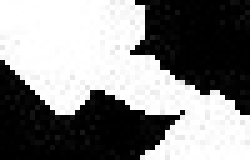
#> input picture PCBData/defects/open/defect_00041133_0.jpg, 50 x 32 px, found by its file name (shown 5 times larger); its folder holds only this picture in this run
$ jupyter execute eda.ipynb
#> lines starting #> are read from the running program, lines starting #| are printed output that depends on the picture
# EDA  | SIDDHARTH VERMA |PARIKSHIT MOURYA | HARISH YADAV

[cell 1]
import os
import random
import numpy as np
import matplotlib.pyplot as plt
import cv2

# Path to the 'defects' folder
defects_folder = r"PCBData\defects"

# Check the contents of the 'defects' folder
defects_contents = os.listdir(defects_folder)
print("Contents of 'defects' folder:")
print(defects_contents)

# Check the subfolders within the 'defects' folder
subfolders = [f for f in defects_contents if os.path.isdir(os.path.join(defects_folder, f))]
print("\nSubfolders within 'defects' folder:")
print(subfolders)

**step 2**

[cell 2]
# Check the subfolders within the 'defects' folder
subfolders = [f for f in os.listdir(defects_folder) if os.path.isdir(os.path.join(defects_folder, f))]

# Iterate through each subfolder and count the number of images
for subfolder in subfolders:
    subfolder_path = os.path.join(defects_folder, subfolder)
    # Count the number of files with allowed image extensions (e.g., .jpg, .jpeg, .png, .bmp)
    num_images = sum(1 for f in os.listdir(subfolder_path) if f.lower().endswith(('.jpg', '.jpeg', '.png', '.bmp')))
    print(f"Number of images in '{subfolder}' folder: {num_images}")
#> pass 2 of the loop `for subfolder in subfolders:`:

**step 3**

[cell 3]
from PIL import Image

# Function to check properties of images
def check_image_properties(folder_path):
#> called with folder_path = 'PCBData\\defects/open'
    image_properties = []
    # Loop through all files in the folder
    for filename in os.listdir(folder_path):
        img_path = os.path.join(folder_path, filename)
        if os.path.isfile(img_path):
            # Open the image
            img = Image.open(img_path)
#> img is the input picture: PIL image 50x32 RGB; min 0, max 255, mean 132.4
            # Get image properties
            width, height = img.size
#> width = 50; height = 32
            mode = img.mode
#> mode = 'RGB'
            image_properties.append({'filename': filename, 'width': width, 'height': height, 'mode': mode})
            # Close the image
            img.close()
    return image_properties

# Check image properties in each subfolder
subfolders = [f for f in os.listdir(defects_folder) if os.path.isdir(os.path.join(defects_folder, f))]
for subfolder in subfolders:
    subfolder_path = os.path.join(defects_folder, subfolder)
    print(f"Properties of images in '{subfolder}' folder:")
    image_properties = check_image_properties(subfolder_path)
    for prop in image_properties:
        print(prop)
    print()
#> pass 2 of the loop `for subfolder in subfolders:`:
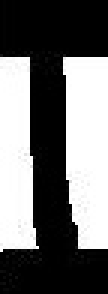
#> input picture PCBData/defects/short/defect_00041213_1.jpg, 36 x 98 px, found by its file name (shown 3 times larger)
#> in check_image_properties, img is the input picture: PIL image 36x98 RGB; min 0, max 255, mean 110.4

[cell 4]
import matplotlib.pyplot as plt
import random

# Function to visualize sample images
def visualize_sample_images(folder_path, num_samples=3):
    # Get a list of image file paths
    image_files = [f for f in os.listdir(folder_path) if f.lower().endswith(('.jpg', '.jpeg', '.png', '.bmp'))]
    # Randomly select num_samples images
    sample_files = random.sample(image_files, min(num_samples, len(image_files)))
    # Plot the sample images
    fig, axs = plt.subplots(1, num_samples, figsize=(15, 5))
    for i, file in enumerate(sample_files):
        img_path = os.path.join(folder_path, file)
        img = Image.open(img_path)
        axs[i].imshow(img)
        axs[i].axis('off')
        axs[i].set_title(file)
    plt.show()

# Visualize sample images in each subfolder
subfolders = [f for f in os.listdir(defects_folder) if os.path.isdir(os.path.join(defects_folder, f))]
for subfolder in subfolders:
    subfolder_path = os.path.join(defects_folder, subfolder)
    print(f"Sample images from '{subfolder}' folder:")
    visualize_sample_images(subfolder_path)
#> pass 2 of the loop `for subfolder in subfolders:`:

[cell 5]
# Count the number of images in each subfolder
subfolders = [f for f in os.listdir(defects_folder) if os.path.isdir(os.path.join(defects_folder, f))]
num_images_per_class = {subfolder: len(os.listdir(os.path.join(defects_folder, subfolder))) for subfolder in subfolders}

# Plot the distribution of classes
plt.figure(figsize=(10, 6))
plt.bar(num_images_per_class.keys(), num_images_per_class.values(), color='skyblue')
plt.xlabel('Defect Classes')
plt.ylabel('Number of Images')
plt.title('Distribution of Defect Classes')
plt.xticks(rotation=45)
plt.show()
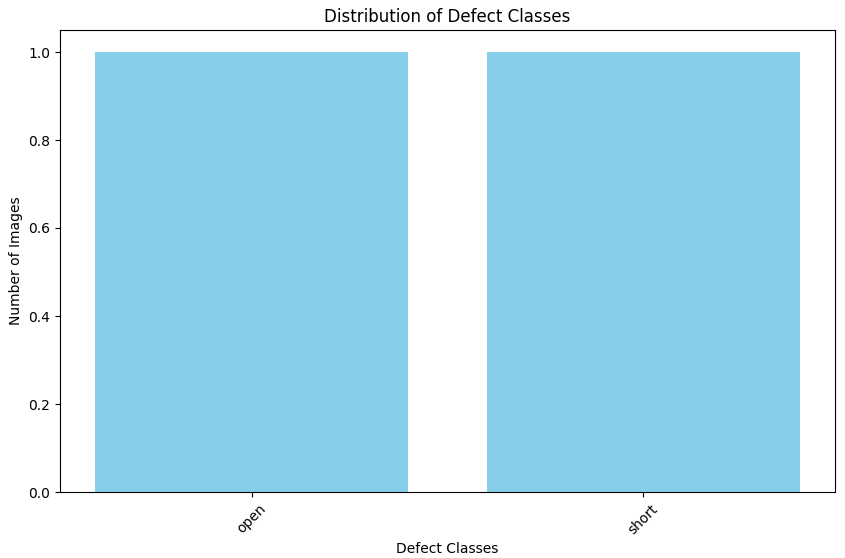
#> figure drawn by matplotlib, 1 panel

**pie chart**

[cell 6]
# Count the number of images in each subfolder
subfolders = [f for f in os.listdir(defects_folder) if os.path.isdir(os.path.join(defects_folder, f))]
num_images_per_folder = {subfolder: len(os.listdir(os.path.join(defects_folder, subfolder))) for subfolder in subfolders}

# Plot the distribution of images as a pie chart
plt.figure(figsize=(8, 8))
plt.pie(num_images_per_folder.values(), labels=num_images_per_folder.keys(), autopct='%1.1f%%', startangle=140)
plt.title('Distribution of Images Across Folders')
plt.axis('equal')  # Equal aspect ratio ensures that pie is drawn as a circle.
plt.show()
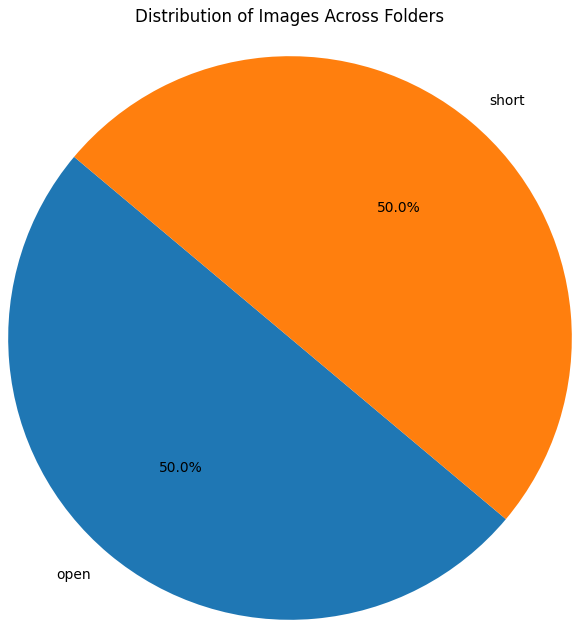
#> figure drawn by matplotlib, 1 panel

**Image Analysis**

[cell 7]
import pickle
import glob
import cv2

def analyze_images(folder_path):
    # Initialize lists to store image sizes
#> called with folder_path = 'PCBData/defects'
    widths = []
    heights = []

    # Iterate over subfolders in the main folder
    for subdir in os.listdir(folder_path):
        subfolder = os.path.join(folder_path, subdir)
        if os.path.isdir(subfolder):
            # Analyze images in each subfolder
            for file_name in os.listdir(subfolder):
                file_path = os.path.join(subfolder, file_name)
                if os.path.isfile(file_path):
                    # Read image and get its size
                    image = cv2.imread(file_path)
                    if image is not None:
                        height, width, _ = image.shape
#> height = 32; width = 50
                        widths.append(width)
                        heights.append(height)
#> pass 2 of the loop in analyze_images, `for subdir in os.listdir(folder_path):`:

    # Plot histograms of image sizes
    plt.figure(figsize=(12, 6))
    plt.subplot(1, 2, 1)
    plt.hist(widths, bins=30, color='b', alpha=0.7)
    plt.title('Distribution of Image Widths')
    plt.xlabel('Width')
    plt.ylabel('Frequency')

    plt.subplot(1, 2, 2)
    plt.hist(heights, bins=30, color='r', alpha=0.7)
    plt.title('Distribution of Image Heights')
    plt.xlabel('Height')
    plt.ylabel('Frequency')

    plt.tight_layout()
    plt.show()
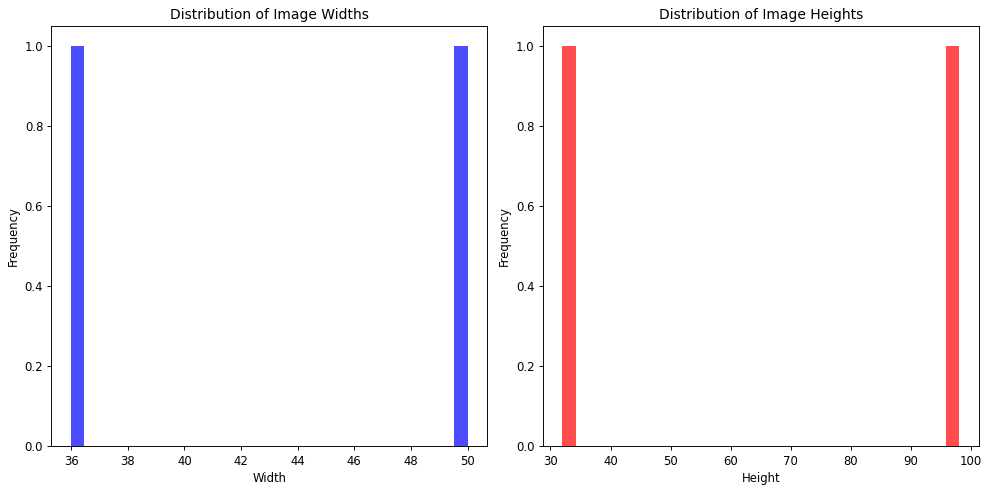
#> figure drawn by matplotlib, 2 panels

    # Sample and display images from each subfolder


# Specify the path to the main folder containing 6 subfolders with images
folder_path = "PCBData/defects"

# Perform EDA
analyze_images(folder_path)

[cell 8]
def explore_images_folder(folder_path, save_path):
    # Initialize lists for image sizes
#> called with folder_path = 'PCBData/defects/open', save_path = 'DataAnalysis_Images'
    widths = []
    heights = []

    # Create a subfolder for saving plots
    subfolder_name = os.path.basename(folder_path)
    subfolder_save_path = os.path.join(save_path, subfolder_name)
    os.makedirs(subfolder_save_path, exist_ok=True)

    # Collect image paths
    image_paths = []
    for file_name in os.listdir(folder_path):
        file_path = os.path.join(folder_path, file_name)
        if os.path.isfile(file_path) and file_name.lower().endswith(('.png', '.jpg', '.jpeg', '.gif')):
            image_paths.append(file_path)

    # Load and analyze images
    images = []
    for image_path in image_paths:
        image = cv2.imread(image_path)
        if image is not None:
            height, width, _ = image.shape
#> height = 32; width = 50
            widths.append(width)
            heights.append(height)
            # Resize image to a common size
            resized_image = cv2.resize(image, (224, 224))  # Adjust the size as needed
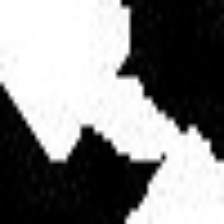
#> resized_image: shape (224, 224, 3); min 0, max 255, mean 132.3
            images.append(resized_image)

    # Plot histograms of image sizes
    plt.figure(figsize=(12, 6))
    plt.subplot(1, 2, 1)
    plt.hist(widths, bins=30, color='b', alpha=0.7)
    plt.title('Distribution of Image Widths')
    plt.xlabel('Width')
    plt.ylabel('Frequency')

    plt.subplot(1, 2, 2)
    plt.hist(heights, bins=30, color='r', alpha=0.7)
    plt.title('Distribution of Image Heights')
    plt.xlabel('Height')
    plt.ylabel('Frequency')

    plt.tight_layout()
    plt.savefig(os.path.join(subfolder_save_path, 'image_size_histogram.png'))  # Save histogram as PNG
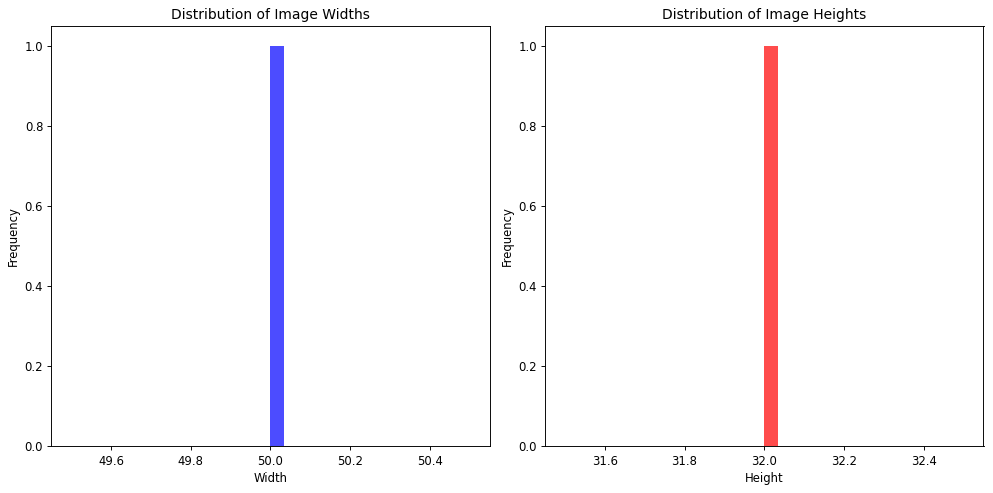
#> figure drawn by matplotlib, 2 panels; panel 1: tallest bar 1 high, from x = 50 to 50.03; panel 2: tallest bar 1 high, from x = 32 to 32.03
    plt.close()

    # Display sample images
    num_samples = min(len(images), 5)
#> num_samples = 1
    sample_images = random.sample(images, num_samples)
#> sample_images = 1 item

    plt.figure(figsize=(12, 8))
    for i, image in enumerate(sample_images):
        image_rgb = cv2.cvtColor(image, cv2.COLOR_BGR2RGB)
        plt.subplot(1, num_samples, i+1)
        plt.imshow(image_rgb)
        plt.title(f"Image {i+1}")
        plt.axis('off')
#> this loop made 1 pass

    plt.savefig(os.path.join(subfolder_save_path, 'sample_images.png'))  # Save sample images as PNG
    plt.close()

    # Color channels analysis
    for i, image in enumerate(sample_images):
        image_rgb = cv2.cvtColor(image, cv2.COLOR_BGR2RGB)
        r_channel = image_rgb[:, :, 0]
        g_channel = image_rgb[:, :, 1]
        b_channel = image_rgb[:, :, 2]

        # Plot histograms of color channels
        plt.figure(figsize=(12, 4))
        plt.subplot(1, 3, 1)
        plt.hist(r_channel.ravel(), bins=256, color='r', alpha=0.7)
        plt.title('Red Channel Histogram')
        plt.xlabel('Pixel Intensity')
        plt.ylabel('Frequency')

        plt.subplot(1, 3, 2)
        plt.hist(g_channel.ravel(), bins=256, color='g', alpha=0.7)
        plt.title('Green Channel Histogram')
        plt.xlabel('Pixel Intensity')
        plt.ylabel('Frequency')

        plt.subplot(1, 3, 3)
        plt.hist(b_channel.ravel(), bins=256, color='b', alpha=0.7)
        plt.title('Blue Channel Histogram')
        plt.xlabel('Pixel Intensity')
        plt.ylabel('Frequency')

        plt.tight_layout()
        plt.savefig(os.path.join(subfolder_save_path, f'color_channel_histogram_{i}.png'))  # Save color channel histograms as PNG
        plt.close()
#> this loop made 1 pass
#> pass 1, in explore_images_folder, `plt.savefig(os.path.join(subfolder_save_path, f'color_channel_histogra..`:
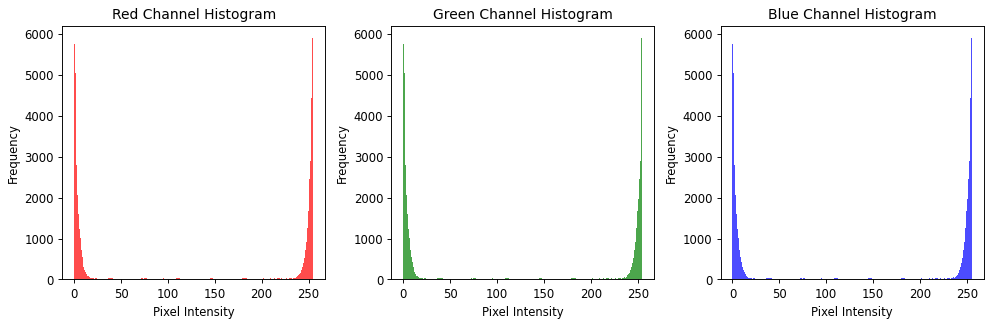
#> figure drawn by matplotlib, 3 panels; panel 1: tallest bar 5909 high, from x = 254 to 255; panel 2: tallest bar 5909 high, from x = 254 to 255; panel 3: tallest bar 5909 high, from x = 254 to 255

    # Correlation analysis
    correlations = []
    for i, image in enumerate(images):
        image_rgb = cv2.cvtColor(image, cv2.COLOR_BGR2RGB)
        r_channel = image_rgb[:, :, 0].flatten()
        g_channel = image_rgb[:, :, 1].flatten()
        b_channel = image_rgb[:, :, 2].flatten()

        # Calculate correlation coefficients
        r_g_corr = np.corrcoef(r_channel, g_channel)[0, 1]
        r_b_corr = np.corrcoef(r_channel, b_channel)[0, 1]
        g_b_corr = np.corrcoef(g_channel, b_channel)[0, 1]

        correlations.append((r_g_corr, r_b_corr, g_b_corr))
#> this loop made 1 pass
#> (r_g_corr, r_b_corr, g_b_corr) on pass 1: (1, 1, 1)
#> after the loop, correlations = [(1, 1, 1)]

    # Plot correlation coefficients
    plt.figure(figsize=(10, 6))
    plt.plot(range(len(correlations)), [c[0] for c in correlations], label='R-G Correlation', marker='o')
    plt.plot(range(len(correlations)), [c[1] for c in correlations], label='R-B Correlation', marker='o')
    plt.plot(range(len(correlations)), [c[2] for c in correlations], label='G-B Correlation', marker='o')
    plt.xlabel('Image Index')
    plt.ylabel('Correlation Coefficient')
    plt.title('Color Channel Correlation Analysis')
    plt.legend()
    plt.grid()
    plt.savefig(os.path.join(subfolder_save_path, 'color_channel_correlation.png'))  # Save color channel correlation plot as PNG
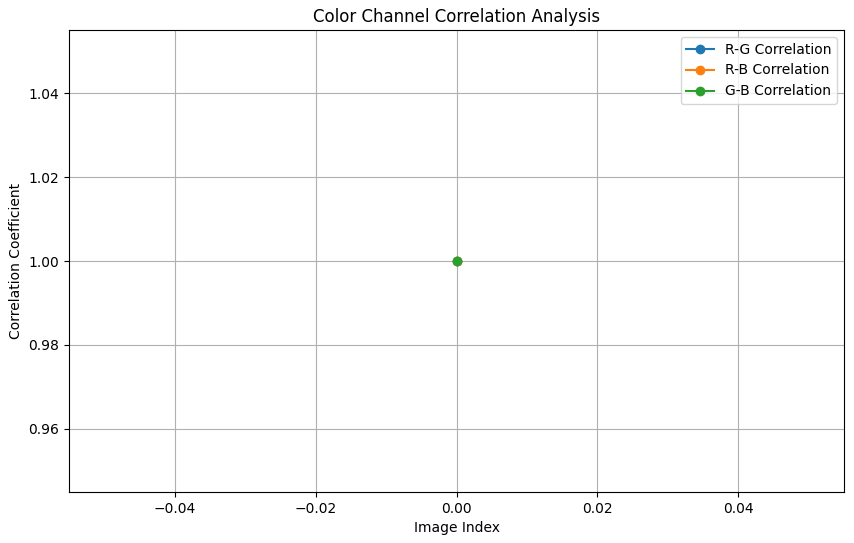
#> figure drawn by matplotlib, 1 panel
    plt.close()

# Specify the path to the main folder containing subfolders with images
folder_path = "PCBData/defects"

# Specify the path to the folder where plots will be saved
save_path = "DataAnalysis_Images"

# Create the save folder if it doesn't exist
os.makedirs(save_path, exist_ok=True)

# Perform exploratory data analysis for each subfolder
for subdir in os.listdir(folder_path):
    subfolder = os.path.join(folder_path, subdir)
    if os.path.isdir(subfolder):
        print(f"Exploratory Data Analysis for folder: {subdir}")
        explore_images_folder(subfolder, save_path)
#> pass 2 of the loop `for subdir in os.listdir(folder_path):`:
#> in explore_images_folder (call 2), `resized_image = cv2.resize(image, (224, 224))`:
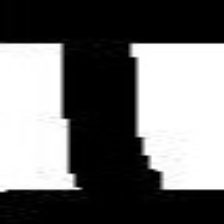
#> resized_image: shape (224, 224, 3); min 0, max 255, mean 110.4
#> the loop in explore_images_folder (call 2), `for i, image in enumerate(sample_images):` made 1 pass
#> the loop in explore_images_folder (call 2), `for i, image in enumerate(sample_images):` made 1 pass
#> pass 1, in explore_images_folder (call 2), `plt.savefig(os.path.join(subfolder_save_path, f'color_channel_histogra..`:
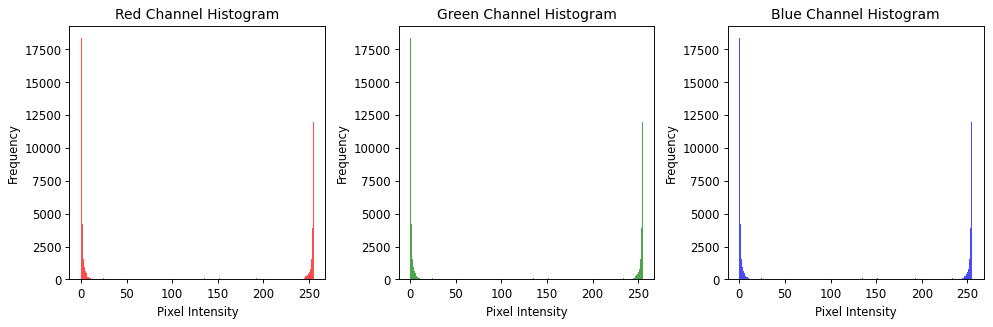
#> figure drawn by matplotlib, 3 panels; panel 1: tallest bar 18372 high, from x = 0 to 0.996; panel 2: tallest bar 18372 high, from x = 0 to 0.996; panel 3: tallest bar 18372 high, from x = 0 to 0.996
#> the loop in explore_images_folder (call 2), `for i, image in enumerate(images):` made 1 pass
